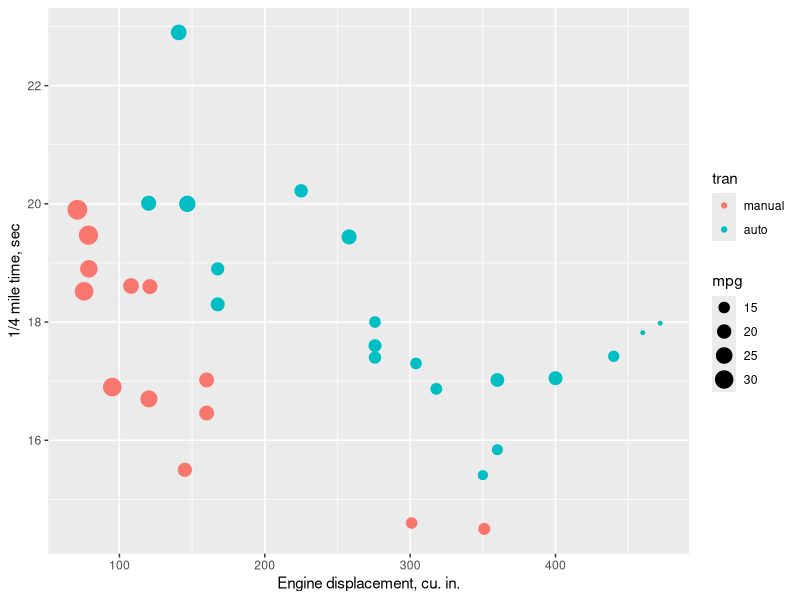
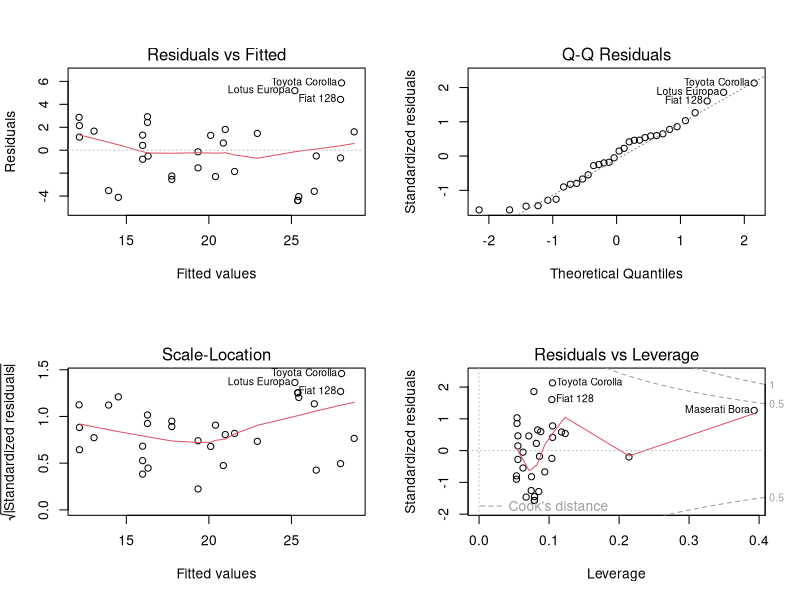
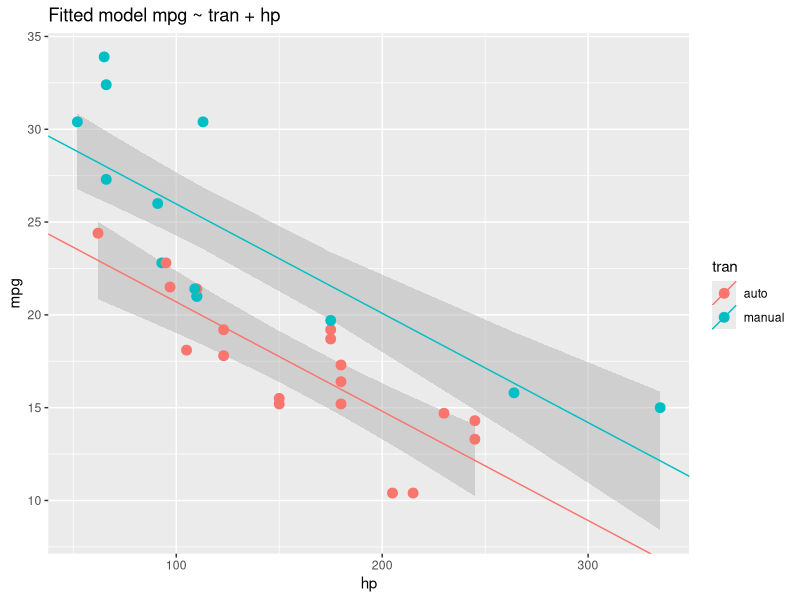

Reproduce these figures in R, in order.
## ---- chunk 1
library(xtable)
library(ggplot2)
#NTE 2 pages body ---
## ---- chunk 2
data(mtcars)
mtcars$tran <- factor(mtcars$am, levels = c(1,0), labels = c("manual", "auto"))
## ---- chunk 3
hp <- lm(mpg ~ tran + hp, mtcars)
summary(hp)
## ---- chunk 4
print(xtable(mtcars[mtcars$mpg >= hp$coefficients[1], c(1,4,12)]), type="latex", comment=F)
## ---- chunk 5
co <- summary(hp)$coefficients
tranauto <- co["tranauto","Estimate"] + c(-1, 0, 1) * qt(.975, df = hp$df) * 
    co["tranauto","Std. Error"]
names(tranauto) <- c("95% CI lower", "estimate", "95% CI upper")
hpCI <- (co["hp","Estimate"] + c(-1, 0, 1) * qt(.975, df = hp$df) * 
             co["hp","Std. Error"]) *100
print(xtable(rbind(tranauto,hpCI)), type="latex",comment=F)
## ---- chunk 6
d <- ggplot(mtcars, aes(x = disp, size = mpg, y = qsec, col=tran))
d + geom_point() + xlab("Engine displacement, cu. in.") +  ylab("1/4 mile time, sec")
## ---- chunk 7
par(mfrow = c(2,2))
plot(hp)
## ---- chunk 8
# model predictions with confidence interval
pred <- predict(hp, interval="confidence")
predframe <- with(mtcars,
                  data.frame(hp, tran, mpg = pred[, "fit"], 
                             lwr = pred[, "lwr"], upr = pred[, "upr"]))
# model coefficients in data frame, for geom_abline
coeffs <- data.frame(tran=factor(c("auto", "manual")), 
                     a = c(sum(hp$coefficients[1:2]),hp$coefficients[1]), 
                     b = rep(hp$coefficients[3],2))

modelPlot <- ggplot(mtcars, aes(x = hp, y = mpg))
modelPlot + geom_ribbon(data = predframe, aes(ymin = lwr, ymax = upr, group = tran), 
                        fill = "grey70", alpha = 0.5) +
    geom_abline(data = coeffs, aes(intercept = a, slope = b, color = tran)) + 
    geom_point(aes(col = tran), size = 3) +
    labs(title = "Fitted model mpg ~ tran + hp")
